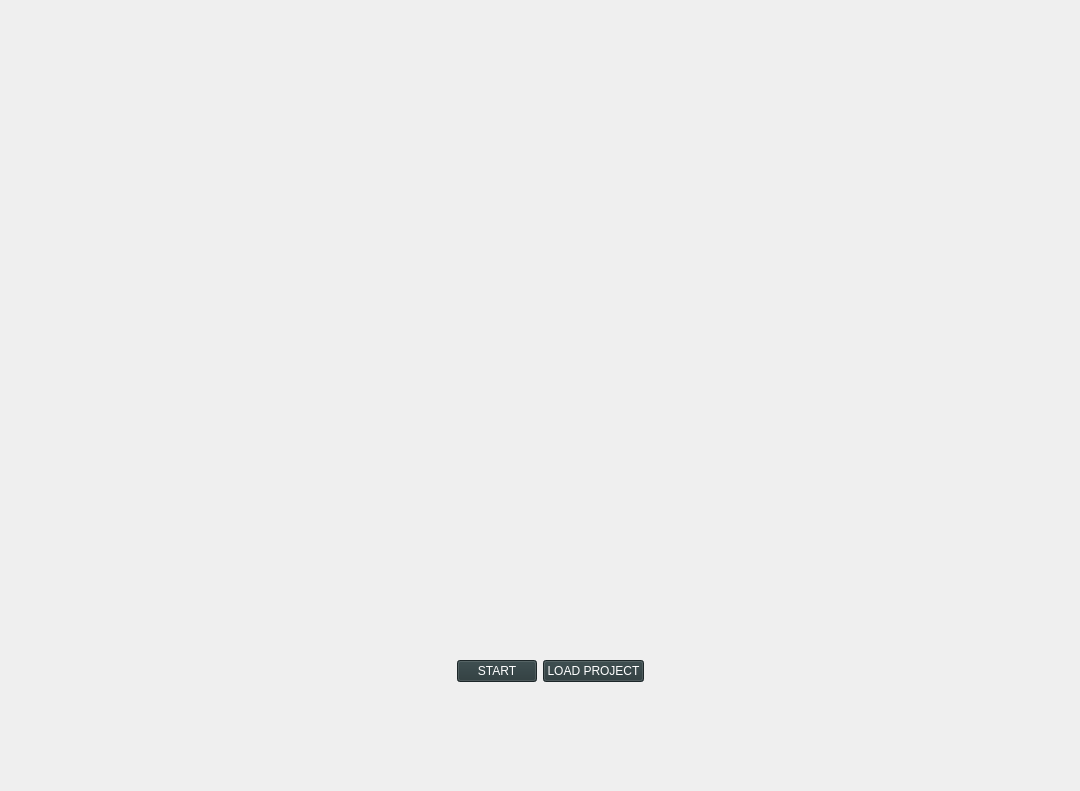
<?xml version="1.0" encoding="UTF-8"?>
<ui version="4.0">
 <class>MainWindow</class>
 <widget class="QMainWindow" name="MainWindow">
  <property name="geometry">
   <rect>
    <x>0</x>
    <y>0</y>
    <width>1080</width>
    <height>791</height>
   </rect>
  </property>
  <property name="sizePolicy">
   <sizepolicy hsizetype="Fixed" vsizetype="Fixed">
    <horstretch>0</horstretch>
    <verstretch>0</verstretch>
   </sizepolicy>
  </property>
  <property name="minimumSize">
   <size>
    <width>1080</width>
    <height>791</height>
   </size>
  </property>
  <property name="maximumSize">
   <size>
    <width>1080</width>
    <height>791</height>
   </size>
  </property>
  <property name="windowTitle">
   <string>MainWindow</string>
  </property>
  <property name="styleSheet">
   <string notr="true">background-image: url(FrontEnd/UIs/figs/mainBack.png);</string>
  </property>
  <widget class="QWidget" name="centralwidget">
   <layout class="QGridLayout" name="gridLayout">
    <property name="rightMargin">
     <number>8</number>
    </property>
    <item row="0" column="0">
     <layout class="QHBoxLayout" name="horizontalLayout" stretch="46,10,44">
      <item>
       <spacer name="horizontalSpacer">
        <property name="orientation">
         <enum>Qt::Horizontal</enum>
        </property>
        <property name="sizeHint" stdset="0">
         <size>
          <width>40</width>
          <height>20</height>
         </size>
        </property>
       </spacer>
      </item>
      <item>
       <layout class="QVBoxLayout" name="verticalLayout" stretch="78,10,12">
        <property name="sizeConstraint">
         <enum>QLayout::SetFixedSize</enum>
        </property>
        <item>
         <spacer name="verticalSpacer_2">
          <property name="orientation">
           <enum>Qt::Vertical</enum>
          </property>
          <property name="sizeType">
           <enum>QSizePolicy::Expanding</enum>
          </property>
          <property name="sizeHint" stdset="0">
           <size>
            <width>20</width>
            <height>40</height>
           </size>
          </property>
         </spacer>
        </item>
        <item>
         <layout class="QHBoxLayout" name="horizontalLayout_2" stretch="50,50">
          <item>
           <widget class="QPushButton" name="initButton">
            <property name="sizePolicy">
             <sizepolicy hsizetype="Preferred" vsizetype="Fixed">
              <horstretch>0</horstretch>
              <verstretch>0</verstretch>
             </sizepolicy>
            </property>
            <property name="styleSheet">
             <string notr="true">color:rgb(255, 255, 255);
font: 10pt &quot;Franklin Gothic Demi&quot;;
background-color: rgb(40, 55, 57);
</string>
            </property>
            <property name="text">
             <string>START</string>
            </property>
           </widget>
          </item>
          <item>
           <widget class="QPushButton" name="load_project_button">
            <property name="sizePolicy">
             <sizepolicy hsizetype="Preferred" vsizetype="Fixed">
              <horstretch>0</horstretch>
              <verstretch>0</verstretch>
             </sizepolicy>
            </property>
            <property name="styleSheet">
             <string notr="true">color:rgb(255, 255, 255);
font: 10pt &quot;Franklin Gothic Demi&quot;;
background-color: rgb(40, 55, 57);
</string>
            </property>
            <property name="text">
             <string>LOAD PROJECT</string>
            </property>
           </widget>
          </item>
         </layout>
        </item>
        <item>
         <spacer name="verticalSpacer">
          <property name="orientation">
           <enum>Qt::Vertical</enum>
          </property>
          <property name="sizeType">
           <enum>QSizePolicy::Preferred</enum>
          </property>
          <property name="sizeHint" stdset="0">
           <size>
            <width>20</width>
            <height>40</height>
           </size>
          </property>
         </spacer>
        </item>
       </layout>
      </item>
      <item>
       <spacer name="horizontalSpacer_2">
        <property name="orientation">
         <enum>Qt::Horizontal</enum>
        </property>
        <property name="sizeHint" stdset="0">
         <size>
          <width>40</width>
          <height>20</height>
         </size>
        </property>
       </spacer>
      </item>
     </layout>
    </item>
   </layout>
  </widget>
 </widget>
 <resources>
  <include location="rf.qrc"/>
 </resources>
 <connections/>
</ui>
